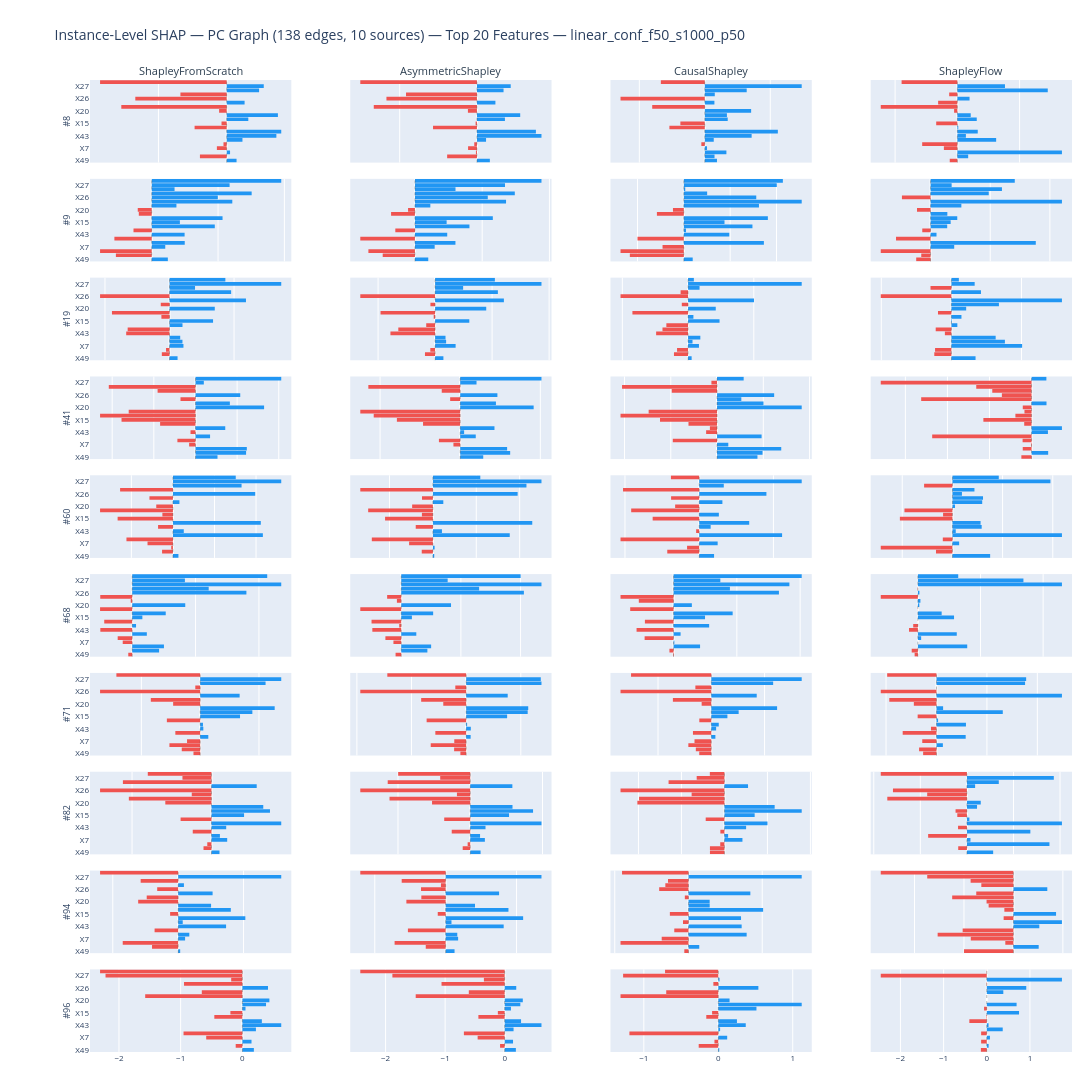

Notebook code for this chart:
### Markdown cell above
## 7. Instance-Level SHAP Values

Select `N_INSTANCES` random test instances and compare the per-feature SHAP values across methods for the **globally-ranked top features**.

| Axis | Meaning |
|------|---------|
| **Rows** | individual test instances |
| **Columns** | Shapley methods |
| **Bars** | SHAP value per feature (🔵 positive contribution, 🔴 negative contribution) |

Feature order is fixed to the global importance ranking (most important at top). This makes it easy to spot how attributions shift across instances and methods.

### Code cell
# ── Instance-Level Config ─────────────────────────────────────────────────
N_INSTANCES = 10
_rng = np.random.default_rng(seed=42)
instance_idx = sorted(_rng.choice(len(x_test), size=N_INSTANCES, replace=False).tolist())
print(f"Selected {N_INSTANCES} instances (seed=42): {instance_idx}")


def make_instance_shap_figure(
    methods:        list,
    col_labels:     list,
    feature_idx:    list,
    feature_labels: list,
    instance_idx:   list,
    shap_data:      dict,
    title:          str,
) -> go.Figure:
    """
    (n_instances × n_methods) grid of horizontal bar charts.
    Each cell: SHAP values for the top-N features of one instance.
    Blue = positive contribution, red = negative contribution.
    Feature labels shown only in the first column; x-axis ticks only on last row.
    """
    n_rows  = len(instance_idx)
    n_cols  = len(methods)
    n_feats = len(feature_idx)

    # Adaptive row height: 22 px per bar + cell padding
    cell_h             = max(160, 22 * n_feats + 40)
    vertical_spacing   = max(0.005, min(0.04, 0.15 / max(n_rows - 1, 1)))
    horizontal_spacing = 0.06

    # Column headers in first row only, blank for all subsequent rows
    subplot_titles = [
        col_labels[ci] if ri == 0 else ""
        for ri in range(n_rows)
        for ci in range(n_cols)
    ]

    fig = make_subplots(
        rows=n_rows, cols=n_cols,
        subplot_titles=subplot_titles,
        shared_xaxes=False,
        shared_yaxes=False,
        vertical_spacing=vertical_spacing,
        horizontal_spacing=horizontal_spacing,
    )
    for ann in fig.layout.annotations:
        if ann.text:
            ann.update(font=dict(size=11, color="#2c3e50"))

    POS_COLOR = "#2196F3"   # blue  – positive SHAP contribution
    NEG_COLOR = "#EF5350"   # red   – negative SHAP contribution

    # Reverse order so the most important feature sits at the TOP of each bar chart
    feat_labels_top = feature_labels[::-1]
    feat_idx_top    = feature_idx[::-1]

    for ri, inst in enumerate(instance_idx):
        for ci, method in enumerate(methods):
            if method not in shap_data:
                continue

            sv     = shap_data[method][inst]
            vals   = np.array([sv[fi] for fi in feat_idx_top])
            colors = [POS_COLOR if v >= 0 else NEG_COLOR for v in vals]

            fig.add_trace(
                go.Bar(
                    x=vals,
                    y=feat_labels_top,
                    orientation="h",
                    marker=dict(color=colors, line=dict(width=0)),
                    showlegend=False,
                    hovertemplate=(
                        f"<b>Instance {inst}</b><br>"
                        "%{y}: %{x:.4f}<extra></extra>"
                    ),
                ),
                row=ri + 1, col=ci + 1,
            )

            # Zero reference line
            fig.add_vline(
                x=0,
                line=dict(color="rgba(80,80,80,0.40)", width=1, dash="dot"),
                row=ri + 1, col=ci + 1,
            )

        # Instance index as y-axis title on first column only
        fig.update_yaxes(
            title_text=f"#{inst}",
            title_font=dict(size=9),
            title_standoff=3,
            showticklabels=True,
            tickfont=dict(size=8),
            row=ri + 1, col=1,
        )
        # Hide feature labels on columns 2 and beyond
        for ci in range(2, n_cols + 1):
            fig.update_yaxes(showticklabels=False, row=ri + 1, col=ci)

        # x-axis tick labels only on the last row
        for ci in range(1, n_cols + 1):
            fig.update_xaxes(
                showticklabels=(ri == n_rows - 1),
                tickfont=dict(size=8),
                row=ri + 1, col=ci,
            )

    fig.update_layout(
        title=dict(text=title, font=dict(size=14)),
        height=cell_h * n_rows + 80,
        width=290 * n_cols + 140,
        margin=dict(l=90, r=20, t=80, b=40),
        bargap=0.10,
    )
    return fig


# ── PC Graph ──────────────────────────────────────────────────────────────
fig_instance_pc = make_instance_shap_figure(
    methods        = PC_SCATTER_METHODS,
    col_labels     = COL_LABELS,
    feature_idx    = scratch_rank.tolist(),
    feature_labels = top_features,
    instance_idx   = instance_idx,
    shap_data      = shap_data,
    title          = (
        f"Instance-Level SHAP — PC Graph ({pc_edges} edges, {pc_sources} sources) — "
        f"Top {N_TOP_FEATURES} Features — {DATASET}"
    ),
)
fig_instance_pc.show()
